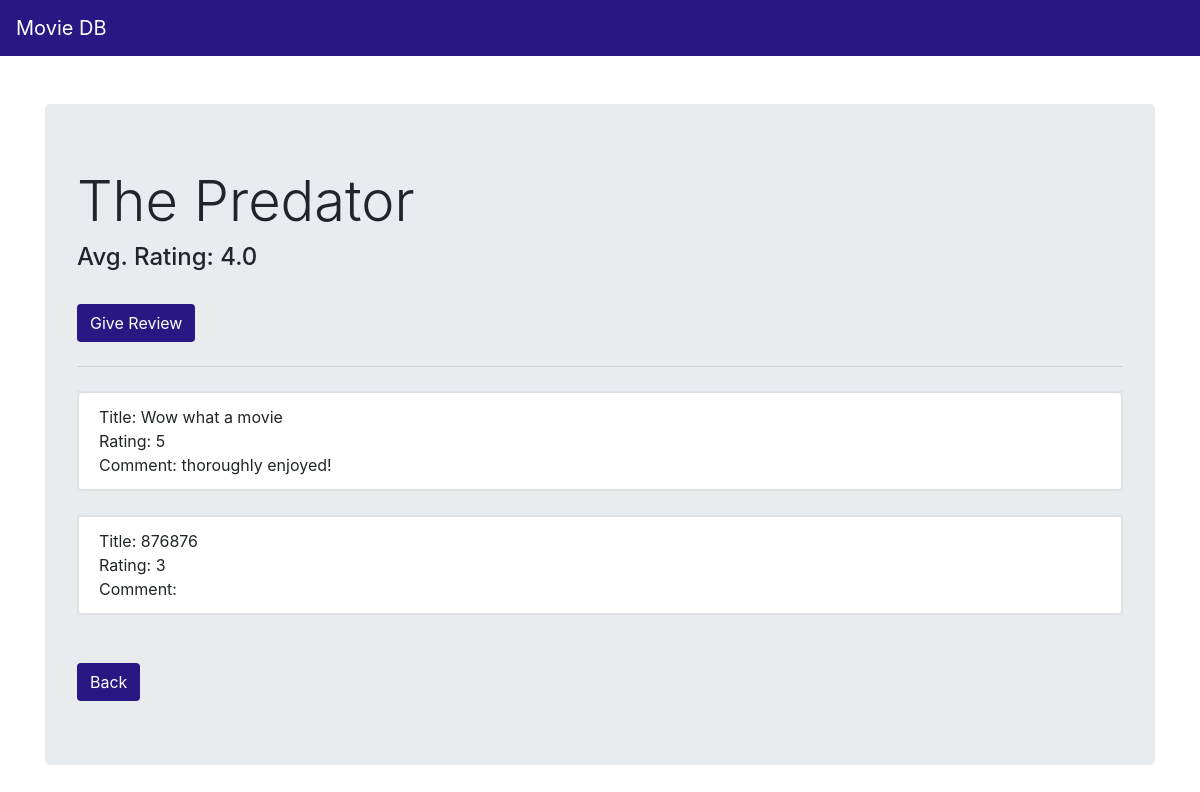
The app's page /movie/The Predator/review, older data.
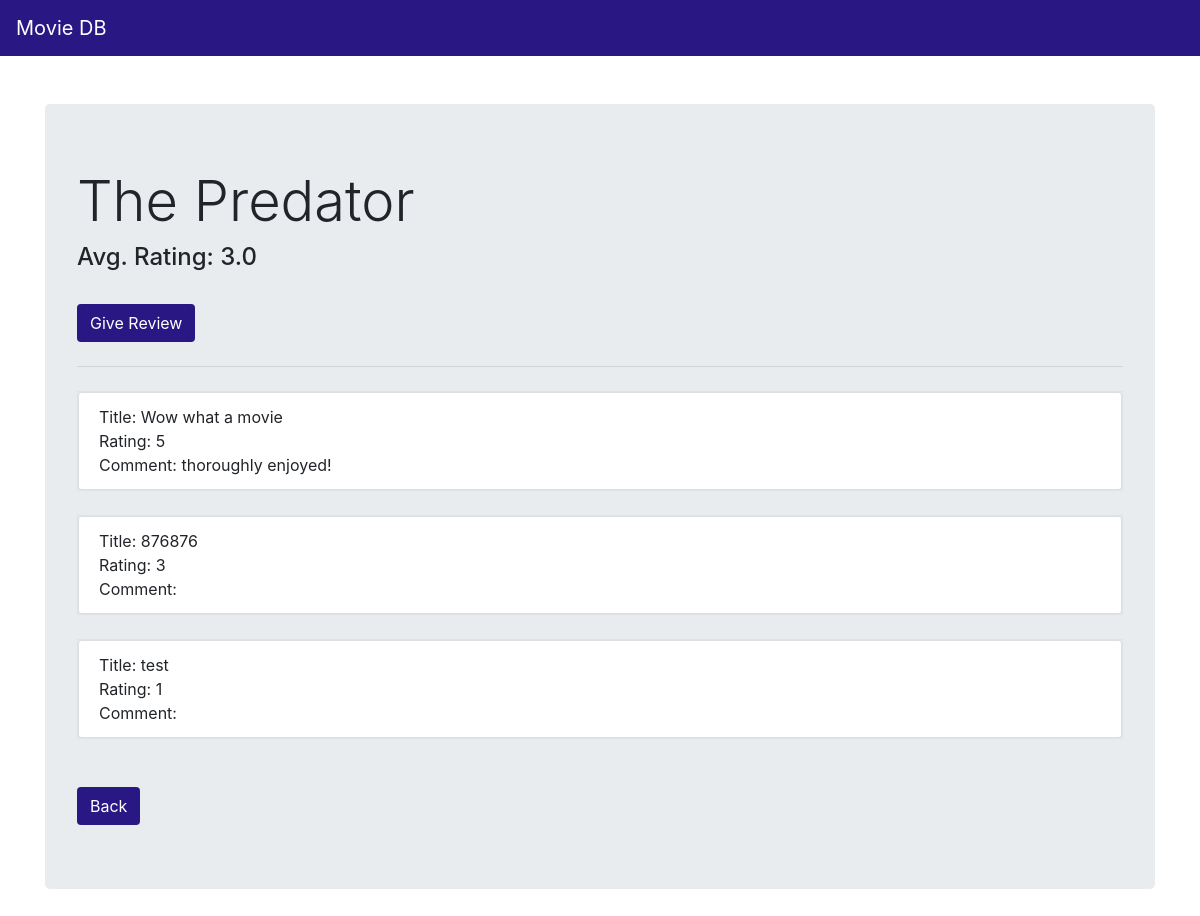
The same page, newer data.
### tables this page shows
CREATE TABLE REVIEW (
  review_ID integer primary key autoincrement,
  title varchar[60] not null,
  mtitle varchar[100] not null,
  comment text,
  rating int,
  username varchar[30] not null,
  constraint REVIEWMOVIE foreign key(mtitle) references MOVIE(title) on delete cascade on update cascade
);

### p3.py (the view)
@app.route('/movie/<title>/review')
def review(title):
    db = get_db()
    cur = db.execute('select title, comment, rating from REVIEW where mtitle=?;',[title])
    reviews = cur.fetchall()
    cur = db.execute('select avg(rating) as avg from REVIEW where mtitle=?;',[title])
    rating = cur.fetchone()
    return render_template('review.html', reviews=reviews, avg=rating, title=title)

### p3.py (called while the page is built)
def connect_db():
    rv = sqlite3.connect(app.config['DATABASE'])
    rv.row_factory = sqlite3.Row
    return rv

def get_db():
    if not hasattr(g, 'sqlite_db'):
        g.sqlite_db = connect_db()
    return g.sqlite_db

### templates/review.html
{% extends "navbar.html" %}
{% block body %}
<div class="container">
  <div class="jumbotron">
    <h1 class="display-4">{{ title }}</h1>
    <h4>Avg. Rating: {{ avg.avg }}</h4>
    <br>
    <a href="{{ url_for('give_review', title=title) }}" class="btn" role="button" aria-pressed="true"
      style="background-color: #291784; color: #FFFFFF;">Give Review</a>
    <hr class="my-4">
    <ul class="list-group">
      {% for review in reviews %}
      <span class="border">
        <li class="list-group-item">Title: {{ review.title }}<br>Rating: {{ review.rating }}<br>Comment: {{ review.comment }}</li>
      </span>
      <br>
      {% endfor %}
    </ul>
    <br>
    <a href="{{ url_for('movie', title=title) }}" class="btn" role="button" aria-pressed="true"
      style="background-color: #291784; color: #FFFFFF;">Back</a>
  </div>
</div>
{% endblock %}

Row changes from the older to the newer data that the page shows:
added REVIEW: title "test", rating "1"
Text that changed along with them:
{{ avg.avg }}: "4.0" → "3.0"
